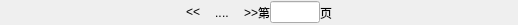
<?xml version="1.0" encoding="UTF-8"?>
<ui version="4.0">
 <class>PageNavigator</class>
 <widget class="QWidget" name="PageNavigator">
  <property name="geometry">
   <rect>
    <x>0</x>
    <y>0</y>
    <width>518</width>
    <height>25</height>
   </rect>
  </property>
  <property name="windowTitle">
   <string>Form</string>
  </property>
  <property name="styleSheet">
   <string notr="true"/>
  </property>
  <layout class="QHBoxLayout" name="horizontalLayout">
   <property name="spacing">
    <number>0</number>
   </property>
   <property name="leftMargin">
    <number>0</number>
   </property>
   <property name="topMargin">
    <number>0</number>
   </property>
   <property name="rightMargin">
    <number>0</number>
   </property>
   <property name="bottomMargin">
    <number>0</number>
   </property>
   <item>
    <spacer name="horizontalSpacer_2">
     <property name="orientation">
      <enum>Qt::Horizontal</enum>
     </property>
     <property name="sizeHint" stdset="0">
      <size>
       <width>40</width>
       <height>20</height>
      </size>
     </property>
    </spacer>
   </item>
   <item>
    <widget class="QLabel" name="previousPageLabel">
     <property name="toolTip">
      <string>上一页</string>
     </property>
     <property name="text">
      <string>&lt;&lt;</string>
     </property>
    </widget>
   </item>
   <item>
    <widget class="QWidget" name="previousSeparate" native="true">
     <property name="minimumSize">
      <size>
       <width>15</width>
       <height>0</height>
      </size>
     </property>
     <property name="baseSize">
      <size>
       <width>15</width>
       <height>0</height>
      </size>
     </property>
    </widget>
   </item>
   <item>
    <widget class="QWidget" name="leftPagesWidget" native="true"/>
   </item>
   <item>
    <widget class="QLabel" name="leftSeparateLabel">
     <property name="toolTip">
      <string/>
     </property>
     <property name="text">
      <string>..</string>
     </property>
    </widget>
   </item>
   <item>
    <widget class="QWidget" name="centerPagesWidget" native="true"/>
   </item>
   <item>
    <widget class="QLabel" name="rightSeparateLabel">
     <property name="toolTip">
      <string/>
     </property>
     <property name="text">
      <string>..</string>
     </property>
    </widget>
   </item>
   <item>
    <widget class="QWidget" name="rightPagesWidget" native="true"/>
   </item>
   <item>
    <widget class="QWidget" name="nextSeparate" native="true">
     <property name="minimumSize">
      <size>
       <width>15</width>
       <height>0</height>
      </size>
     </property>
     <property name="baseSize">
      <size>
       <width>15</width>
       <height>0</height>
      </size>
     </property>
    </widget>
   </item>
   <item>
    <widget class="QLabel" name="nextPageLabel">
     <property name="toolTip">
      <string>下一页</string>
     </property>
     <property name="text">
      <string>&gt;&gt;</string>
     </property>
    </widget>
   </item>
   <item>
    <widget class="QLabel" name="label">
     <property name="text">
      <string>第</string>
     </property>
    </widget>
   </item>
   <item>
    <widget class="QLineEdit" name="pageLineEdit">
     <property name="minimumSize">
      <size>
       <width>50</width>
       <height>0</height>
      </size>
     </property>
     <property name="maximumSize">
      <size>
       <width>50</width>
       <height>16777215</height>
      </size>
     </property>
     <property name="alignment">
      <set>Qt::AlignCenter</set>
     </property>
    </widget>
   </item>
   <item>
    <widget class="QLabel" name="label_2">
     <property name="text">
      <string>页</string>
     </property>
    </widget>
   </item>
   <item>
    <spacer name="horizontalSpacer">
     <property name="orientation">
      <enum>Qt::Horizontal</enum>
     </property>
     <property name="sizeHint" stdset="0">
      <size>
       <width>45</width>
       <height>20</height>
      </size>
     </property>
    </spacer>
   </item>
  </layout>
 </widget>
 <resources/>
 <connections/>
</ui>
